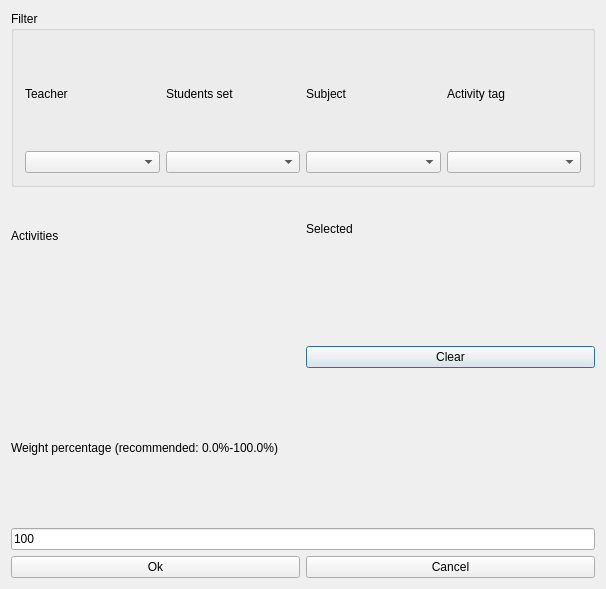
<?xml version="1.0" encoding="UTF-8"?>
<ui version="4.0">
 <class>ModifyConstraintActivitiesSameStartingDayForm_template</class>
 <widget class="QDialog" name="ModifyConstraintActivitiesSameStartingDayForm_template">
  <property name="geometry">
   <rect>
    <x>0</x>
    <y>0</y>
    <width>606</width>
    <height>589</height>
   </rect>
  </property>
  <property name="windowTitle">
   <string extracomment="This is the title of the dialog to modify a constraint of this type">Modify activities same starting day</string>
  </property>
  <layout class="QGridLayout" name="gridLayout">
   <item row="0" column="0" colspan="2">
    <widget class="Q3GroupBox" name="groupBox2">
     <property name="title">
      <string>Filter</string>
     </property>
     <layout class="QGridLayout">
      <item row="0" column="0">
       <layout class="QGridLayout">
        <item row="0" column="3">
         <widget class="QLabel" name="activityTagsTextLabel">
          <property name="text">
           <string>Activity tag</string>
          </property>
          <property name="wordWrap">
           <bool>false</bool>
          </property>
         </widget>
        </item>
        <item row="1" column="1">
         <widget class="QComboBox" name="studentsComboBox"/>
        </item>
        <item row="1" column="3">
         <widget class="QComboBox" name="activityTagsComboBox"/>
        </item>
        <item row="0" column="1">
         <widget class="QLabel" name="studentsTextLabel">
          <property name="text">
           <string>Students set</string>
          </property>
          <property name="wordWrap">
           <bool>false</bool>
          </property>
         </widget>
        </item>
        <item row="1" column="2">
         <widget class="QComboBox" name="subjectsComboBox"/>
        </item>
        <item row="0" column="2">
         <widget class="QLabel" name="subjectsTextLabel">
          <property name="text">
           <string>Subject</string>
          </property>
          <property name="wordWrap">
           <bool>false</bool>
          </property>
         </widget>
        </item>
        <item row="1" column="0">
         <widget class="QComboBox" name="teachersComboBox"/>
        </item>
        <item row="0" column="0">
         <widget class="QLabel" name="teachersTextLabel">
          <property name="text">
           <string>Teacher</string>
          </property>
          <property name="wordWrap">
           <bool>false</bool>
          </property>
         </widget>
        </item>
       </layout>
      </item>
     </layout>
    </widget>
   </item>
   <item row="1" column="0">
    <layout class="QVBoxLayout">
     <item>
      <widget class="QLabel" name="activitiesTextLabel">
       <property name="frameShape">
        <enum>QFrame::NoFrame</enum>
       </property>
       <property name="frameShadow">
        <enum>QFrame::Plain</enum>
       </property>
       <property name="text">
        <string>Activities</string>
       </property>
       <property name="wordWrap">
        <bool>false</bool>
       </property>
      </widget>
     </item>
     <item>
      <widget class="Q3ListBox" name="activitiesListBox">
       <item>
        <property name="text">
         <string>New Item</string>
        </property>
       </item>
      </widget>
     </item>
    </layout>
   </item>
   <item row="1" column="1">
    <layout class="QVBoxLayout" name="verticalLayout">
     <item>
      <widget class="QLabel" name="selectedActivitiesTextLabel">
       <property name="frameShape">
        <enum>QFrame::NoFrame</enum>
       </property>
       <property name="frameShadow">
        <enum>QFrame::Plain</enum>
       </property>
       <property name="text">
        <string comment="It refers to a list of selected activities">Selected</string>
       </property>
       <property name="wordWrap">
        <bool>false</bool>
       </property>
      </widget>
     </item>
     <item>
      <widget class="Q3ListBox" name="selectedActivitiesListBox">
       <item>
        <property name="text">
         <string>New Item</string>
        </property>
       </item>
      </widget>
     </item>
     <item>
      <widget class="QPushButton" name="clearPushButton">
       <property name="text">
        <string>Clear</string>
       </property>
      </widget>
     </item>
    </layout>
   </item>
   <item row="2" column="0" colspan="2">
    <layout class="QVBoxLayout">
     <item>
      <widget class="QLabel" name="weightTextLabel">
       <property name="frameShape">
        <enum>QFrame::NoFrame</enum>
       </property>
       <property name="frameShadow">
        <enum>QFrame::Plain</enum>
       </property>
       <property name="text">
        <string>Weight percentage (recommended: 0.0%-100.0%)</string>
       </property>
       <property name="wordWrap">
        <bool>false</bool>
       </property>
      </widget>
     </item>
     <item>
      <widget class="QLineEdit" name="weightLineEdit">
       <property name="text">
        <string>100</string>
       </property>
      </widget>
     </item>
    </layout>
   </item>
   <item row="3" column="0" colspan="2">
    <layout class="QHBoxLayout">
     <item>
      <widget class="QPushButton" name="okPushButton">
       <property name="text">
        <string>Ok</string>
       </property>
      </widget>
     </item>
     <item>
      <widget class="QPushButton" name="cancelPushButton">
       <property name="text">
        <string>Cancel</string>
       </property>
      </widget>
     </item>
    </layout>
   </item>
  </layout>
 </widget>
 <layoutdefault spacing="6" margin="11"/>
 <customwidgets>
  <customwidget>
   <class>Q3GroupBox</class>
   <extends>QGroupBox</extends>
   <header>Qt3Support/Q3GroupBox</header>
   <container>1</container>
  </customwidget>
  <customwidget>
   <class>Q3Frame</class>
   <extends>QFrame</extends>
   <header>Qt3Support/Q3Frame</header>
   <container>1</container>
  </customwidget>
  <customwidget>
   <class>Q3ListBox</class>
   <extends>Q3Frame</extends>
   <header>q3listbox.h</header>
  </customwidget>
 </customwidgets>
 <tabstops>
  <tabstop>teachersComboBox</tabstop>
  <tabstop>studentsComboBox</tabstop>
  <tabstop>subjectsComboBox</tabstop>
  <tabstop>activityTagsComboBox</tabstop>
  <tabstop>activitiesListBox</tabstop>
  <tabstop>selectedActivitiesListBox</tabstop>
  <tabstop>weightLineEdit</tabstop>
  <tabstop>okPushButton</tabstop>
  <tabstop>cancelPushButton</tabstop>
 </tabstops>
 <resources/>
 <connections/>
</ui>
